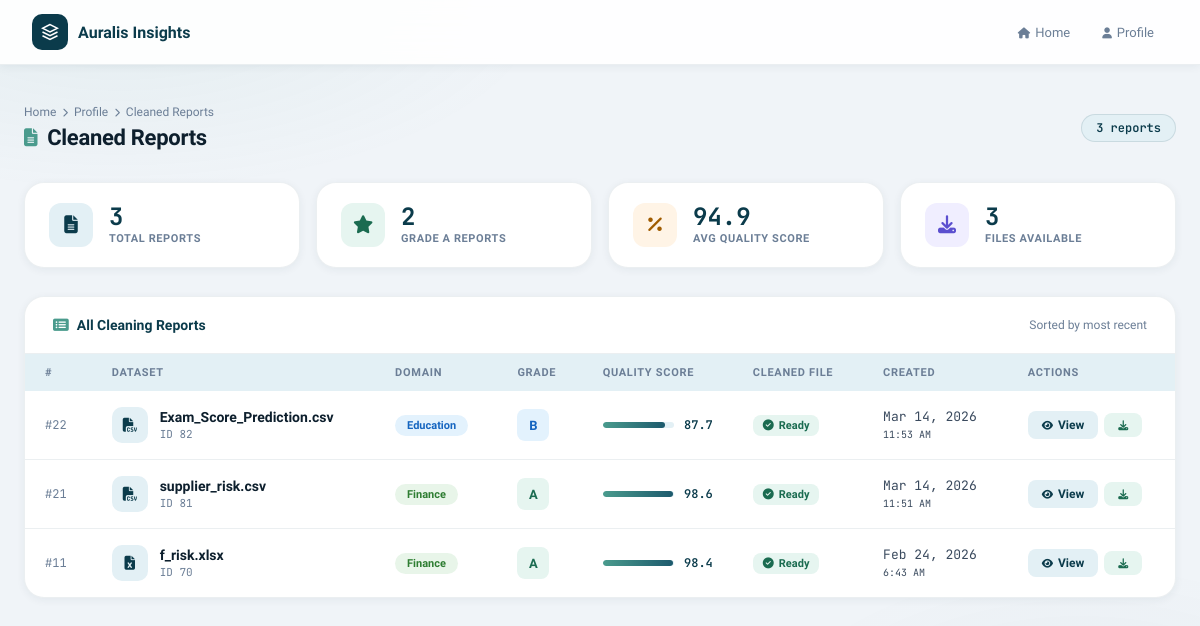
Screenshot of /cleaning/my-reports/ (signed in) with the database file from the repository.
### datacleaning/models.py (models this page shows, shortened)
class CleaningReport(models.Model):
    GRADE_CHOICES = [
        ('A', 'A'), ('B', 'B'), ('C', 'C'), ('D', 'D'), ('F', 'F'),
    ]
    DOMAIN_CHOICES = [
        ('education',  'Education'),
        ('health',     'Health'),
        ('finance',    'Finance'),
        ('sales',      'Sales'),
        ('hr',         'Human Resources'),
        ('generic',    'Generic'),
    ]
    dataset         = models.ForeignKey(Dataset, on_delete=models.CASCADE, related_name='cleaning_reports')
    cleaned_file    = models.FileField(upload_to='cleaned/', null=True, blank=True)
    report_json     = models.JSONField(default=dict)
    domain          = models.CharField(max_length=50, choices=DOMAIN_CHOICES, default='generic')
    quality_grade   = models.CharField(max_length=2,  choices=GRADE_CHOICES,  default='F')
    quality_score   = models.FloatField(default=0.0)
    created_at      = models.DateTimeField(auto_now_add=True)
    class Meta:
        ordering = ['-created_at']

### data_preparation/models.py (models this page shows, shortened)
class Dataset(models.Model):
    user = models.ForeignKey(CustomUser, on_delete=models.CASCADE)
    file = models.FileField(upload_to="datasets/", null=True, blank=True)
    file_name = models.CharField(max_length=255)
    uploaded_at = models.DateTimeField(auto_now_add=True)
    is_processed = models.BooleanField(default=False)
    parent_dataset = models.ForeignKey(
        "self",
        null=True,
        blank=True,
        on_delete=models.SET_NULL,
        related_name="prepared_versions"
    )
    status = models.CharField(
        max_length=20,
        choices=[
            ("original", "Original"),
            ("prepared", "Prepared")
        ],
        default="original"
    )

### datacleaning/views.py (the view)
# urls.py: path('my-reports/', views.cleaned_reports_list, name='cleaned_reports_list'),
def cleaned_reports_list(request):
    user_id = get_logged_in_user_id(request)
    if not user_id:
        return redirect('login')
    reports = CleaningReport.objects.filter(
        dataset__user_id=user_id
    ).select_related('dataset').order_by('-created_at')
    context = {
        'reports':         reports,
        'total':           reports.count(),
        'grade_a_count':   reports.filter(quality_grade='A').count(),
        'avg_score':       reports.aggregate(avg=Avg('quality_score'))['avg'] or 0,
        'files_available': reports.exclude(cleaned_file='').count(),
    }
    return render(request, 'datacleaning/cleaned_reports.html', context)

### datacleaning/views.py (called while the page is built)
def get_logged_in_user_id(request):
    return request.session.get('user_id', None)

### templates/datacleaning/cleaned_reports.html (shortened to what this page needs)
<!DOCTYPE html>
<html lang="en">
<head>
<link rel="stylesheet" href="https://cdnjs.cloudflare.com/ajax/libs/font-awesome/6.5.0/css/all.min.css">
</head>
<body>
<div class="topbar">
  <div class="topbar-inner">
    <a href="{% url 'home' %}" class="brand">
      <div class="brand-logo">
        <svg viewBox="0 0 24 24"><path d="M12 2L2 7l10 5 10-5-10-5zM2 17l10 5 10-5M2 12l10 5 10-5"/></svg>
      </div>
      <span class="brand-name">Auralis Insights</span>
    </a>
    <nav class="nav-links">
      <a href="{% url 'home' %}" class="nav-link"><i class="fas fa-home"></i>Home</a>
      <a href="{% url 'profile' %}" class="nav-link"><i class="fas fa-user"></i>Profile</a>
    </nav>
  </div>
</div>
<div class="page-wrapper">
  <div class="page-header">
    <div class="page-header-left">
      <div class="breadcrumb">
        <a href="{% url 'home' %}">Home</a>
        <i class="fas fa-chevron-right"></i>
        <a href="{% url 'profile' %}">Profile</a>
        <i class="fas fa-chevron-right"></i>
        <span>Cleaned Reports</span>
      </div>
      <h1 class="page-title">
        <i class="fas fa-file-alt"></i>
        Cleaned Reports
      </h1>
    </div>
    <span class="count-badge">{{ total }} report{{ total|pluralize }}</span>
  </div>
  {% if reports %}
  <div class="summary-row">
    <div class="summary-card">
      <div class="summary-icon blue"><i class="fas fa-file-alt"></i></div>
      <div>
        <div class="summary-num">{{ total }}</div>
        <div class="summary-label">Total Reports</div>
      </div>
    </div>
    <div class="summary-card">
      <div class="summary-icon green"><i class="fas fa-star"></i></div>
      <div>
        <div class="summary-num">{{ grade_a_count }}</div>
        <div class="summary-label">Grade A Reports</div>
      </div>
    </div>
    <div class="summary-card">
      <div class="summary-icon orange"><i class="fas fa-percentage"></i></div>
      <div>
        <div class="summary-num">{{ avg_score|floatformat:1 }}</div>
        <div class="summary-label">Avg Quality Score</div>
      </div>
    </div>
    <div class="summary-card">
      <div class="summary-icon purple"><i class="fas fa-download"></i></div>
      <div>
        <div class="summary-num">{{ files_available }}</div>
        <div class="summary-label">Files Available</div>
      </div>
    </div>
  </div>
  <div class="table-card">
    <div class="table-header">
      <div class="table-title">
        <i class="fas fa-list-alt"></i> All Cleaning Reports
      </div>
      <span style="font-size:12px; color:var(--text-muted);">Sorted by most recent</span>
    </div>
    <table class="reports-table">
      <thead>
        <tr>
          <th>#</th>
          <th>Dataset</th>
          <th>Domain</th>
          <th>Grade</th>
          <th>Quality Score</th>
          <th>Cleaned File</th>
          <th>Created</th>
          <th>Actions</th>
        </tr>
      </thead>
      <tbody>
        {% for rpt in reports %}
        <tr>
          <td style="font-family:'JetBrains Mono',monospace; font-size:12px; color:var(--text-muted);">
            #{{ rpt.id }}
          </td>
          <td>
            <div class="dataset-cell">
              <div class="dataset-icon">
                {% if rpt.dataset.file_name|lower|slice:"-4:" == "xlsx" or rpt.dataset.file_name|lower|slice:"-3:" == "xls" %}
                  <i class="fas fa-file-excel"></i>
                {% elif rpt.dataset.file_name|lower|slice:"-3:" == "csv" %}
                  <i class="fas fa-file-csv"></i>
                {% else %}
                  <i class="fas fa-file-alt"></i>
                {% endif %}
              </div>
              <div>
                <div class="dataset-name">{{ rpt.dataset.file_name }}</div>
                <div class="dataset-sub">ID {{ rpt.dataset.id }}</div>
              </div>
            </div>
          </td>
          <td>
            <span class="domain-pill domain-{{ rpt.domain|lower }}">
              {{ rpt.get_domain_display }}
            </span>
          </td>
          <td>
            <span class="grade-badge grade-{{ rpt.quality_grade }}">
              {{ rpt.quality_grade }}
            </span>
          </td>
          <td>
            <div class="score-cell">
              <div class="score-bar-wrap">
                <div class="score-bar" style="width: {{ rpt.quality_score }}%"></div>
              </div>
              <span class="score-num">{{ rpt.quality_score|floatformat:1 }}</span>
            </div>
          </td>
          <td>
            {% if rpt.cleaned_file %}
              <span class="file-badge file-yes"><i class="fas fa-check-circle"></i> Ready</span>
            {% else %}
              <span class="file-badge file-no"><i class="fas fa-times-circle"></i> None</span>
            {% endif %}
          </td>
          <td class="date-cell">{{ rpt.created_at|date:"M d, Y" }}<br>
            <span style="font-size:10px;">{{ rpt.created_at|date:"g:i A" }}</span>
          </td>
          <td>
            <div class="action-group">
              <a href="{% url 'report' report_id=rpt.id %}" class="action-btn action-view">
                <i class="fas fa-eye"></i> View
              </a>
              {% if rpt.cleaned_file %}
              <a href="{% url 'download_cleaned' report_id=rpt.id %}" class="action-btn action-dl">
                <i class="fas fa-download"></i>
              </a>
              {% endif %}
            </div>
          </td>
        </tr>
        {% endfor %}
      </tbody>
    </table>
  </div>
  {% endif %}
</div>
</body>
</html>

### rows the page displays
CleaningReport: id "22", dataset.file_name "Exam_Score_Prediction.csv", dataset.id "82", domain "Education", quality_grade "B", quality_score "87.7", shows "Ready", created_at "Mar 14, 2026", created_at "11:53 AM"
CleaningReport: id "21", dataset.file_name "supplier_risk.csv", dataset.id "81", domain "Finance", quality_grade "A", quality_score "98.6", shows "Ready", created_at "Mar 14, 2026", created_at "11:51 AM"
CleaningReport: id "11", dataset.file_name "f_risk.xlsx", dataset.id "70", domain "Finance", quality_grade "A", quality_score "98.4", shows "Ready", created_at "Feb 24, 2026", created_at "6:43 AM"

### other values shown
{{ total }} "3"
{{ grade_a_count }} "2"
{{ avg_score|floatformat:1 }} "94.9"
{{ files_available }} "3"
